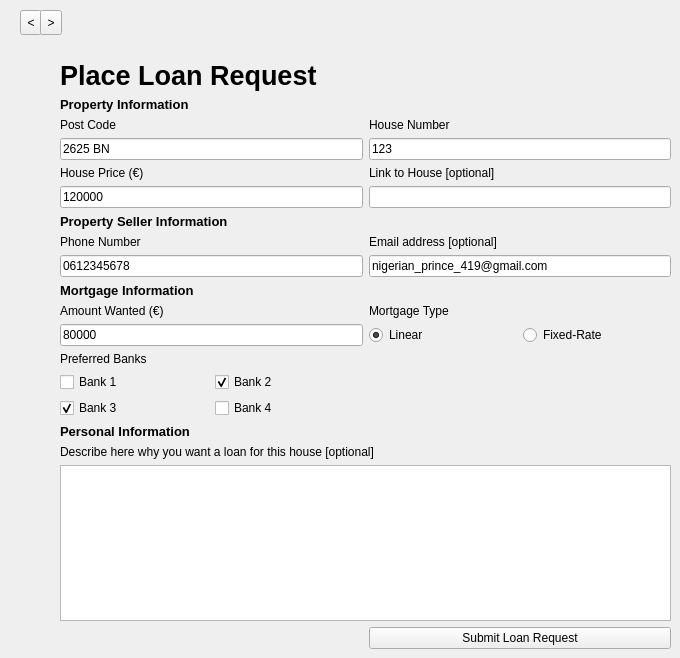
         <widget class="QWidget" name="bplr_page">
          <widget class="QWidget" name="gridLayoutWidget">
           <property name="geometry">
            <rect>
             <x>60</x>
             <y>60</y>
             <width>611</width>
             <height>589</height>
            </rect>
           </property>
           <layout class="QGridLayout" name="gridLayout">
            <item row="0" column="0">
             <widget class="QLabel" name="bplr_title_label">
              <property name="font">
               <font>
                <pointsize>20</pointsize>
                <weight>75</weight>
                <bold>true</bold>
               </font>
              </property>
              <property name="text">
               <string>Place Loan Request</string>
              </property>
             </widget>
            </item>
            <item row="3" column="1">
             <widget class="QLineEdit" name="bplr_housenumber_lineedit">
              <property name="text">
               <string>123</string>
              </property>
             </widget>
            </item>
            <item row="5" column="0">
             <widget class="QLineEdit" name="bplr_house_price_lineedit">
              <property name="text">
               <string>120000</string>
              </property>
             </widget>
            </item>
            <item row="2" column="0">
             <widget class="QLabel" name="bplr_postcode_label">
              <property name="font">
               <font>
                <pointsize>9</pointsize>
               </font>
              </property>
              <property name="text">
               <string>Post Code</string>
              </property>
             </widget>
            </item>
            <item row="3" column="0">
             <widget class="QLineEdit" name="bplr_postcode_lineedit">
              <property name="text">
               <string>2625 BN</string>
              </property>
             </widget>
            </item>
            <item row="8" column="0">
             <widget class="QLineEdit" name="bplr_seller_phone_number_lineedit">
              <property name="text">
               <string>0612345678</string>
              </property>
             </widget>
            </item>
            <item row="5" column="1">
             <widget class="QLineEdit" name="bplr_house_link_lineedit"/>
            </item>
            <item row="18" column="1">
             <widget class="QPushButton" name="bplr_submit_button">
              <property name="text">
               <string>Submit Loan Request</string>
              </property>
             </widget>
            </item>
            <item row="9" column="0">
             <widget class="QLabel" name="bplr_mortgage_information_label">
              <property name="font">
               <font>
                <pointsize>10</pointsize>
                <weight>75</weight>
                <bold>true</bold>
               </font>
              </property>
              <property name="text">
               <string>Mortgage Information</string>
              </property>
             </widget>
            </item>
            <item row="11" column="0">
             <widget class="QLineEdit" name="bplr_amount_wanted_lineedit">
              <property name="text">
               <string>80000</string>
              </property>
             </widget>
            </item>
            <item row="2" column="1">
             <widget class="QLabel" name="bplr_housenumber_label">
              <property name="font">
               <font>
                <pointsize>9</pointsize>
               </font>
              </property>
              <property name="text">
               <string>House Number</string>
              </property>
             </widget>
            </item>
            <item row="10" column="1">
             <widget class="QLabel" name="bplr_mortgage_type_label">
              <property name="font">
               <font>
                <pointsize>9</pointsize>
               </font>
              </property>
              <property name="text">
               <string>Mortgage Type</string>
              </property>
             </widget>
            </item>
            <item row="4" column="0">
             <widget class="QLabel" name="bplr_house_price_label">
              <property name="font">
               <font>
                <pointsize>9</pointsize>
               </font>
              </property>
              <property name="text">
               <string>House Price (€)</string>
              </property>
             </widget>
            </item>
            <item row="12" column="0">
             <widget class="QLabel" name="bplr_preferred_banks_label">
              <property name="text">
               <string>Preferred Banks</string>
              </property>
             </widget>
            </item>
            <item row="7" column="0">
             <widget class="QLabel" name="bplr_seller_phone_number_label">
              <property name="text">
               <string>Phone Number</string>
              </property>
             </widget>
            </item>
            <item row="10" column="0">
             <widget class="QLabel" name="bplr_amount_wanted_label">
              <property name="font">
               <font>
                <pointsize>9</pointsize>
               </font>
              </property>
              <property name="text">
               <string>Amount Wanted (€)</string>
              </property>
             </widget>
            </item>
            <item row="11" column="1">
             <layout class="QGridLayout" name="gridLayout_2">
              <item row="0" column="0">
               <widget class="QRadioButton" name="bplr_linear_radiobutton">
                <property name="text">
                 <string>Linear</string>
                </property>
                <property name="checked">
                 <bool>true</bool>
                </property>
               </widget>
              </item>
              <item row="0" column="1">
               <widget class="QRadioButton" name="bplr_fixedrate_radiobutton">
                <property name="text">
                 <string>Fixed-Rate</string>
                </property>
               </widget>
              </item>
             </layout>
            </item>
            <item row="4" column="1">
             <widget class="QLabel" name="bplr_house_link_label">
              <property name="font">
               <font>
                <pointsize>9</pointsize>
               </font>
              </property>
              <property name="text">
               <string>Link to House [optional]</string>
              </property>
             </widget>
            </item>
            <item row="1" column="0">
             <widget class="QLabel" name="bplr_property_information_label">
              <property name="font">
               <font>
                <pointsize>10</pointsize>
                <weight>75</weight>
                <bold>true</bold>
               </font>
              </property>
              <property name="text">
               <string>Property Information</string>
              </property>
             </widget>
            </item>
            <item row="17" column="0" colspan="2">
             <widget class="QTextEdit" name="bplr_description_textedit"/>
            </item>
            <item row="16" column="0" colspan="2">
             <widget class="QLabel" name="bplr_description_label">
              <property name="font">
               <font>
                <pointsize>9</pointsize>
                <weight>50</weight>
                <bold>false</bold>
               </font>
              </property>
              <property name="text">
               <string>Describe here why you want a loan for this house [optional]</string>
              </property>
             </widget>
            </item>
            <item row="15" column="0">
             <widget class="QLabel" name="bplr_personal_information_label">
              <property name="font">
               <font>
                <pointsize>10</pointsize>
                <weight>75</weight>
                <bold>true</bold>
               </font>
              </property>
              <property name="text">
               <string>Personal Information</string>
              </property>
             </widget>
            </item>
            <item row="14" column="0">
             <layout class="QGridLayout" name="gridLayout_4">
              <item row="0" column="1">
               <widget class="QCheckBox" name="bplr_bank2_checkbox">
                <property name="text">
                 <string>Bank 2</string>
                </property>
                <property name="checked">
                 <bool>true</bool>
                </property>
               </widget>
              </item>
              <item row="0" column="0">
               <widget class="QCheckBox" name="bplr_bank1_checkbox">
                <property name="text">
                 <string>Bank 1</string>
                </property>
               </widget>
              </item>
              <item row="1" column="0">
               <widget class="QCheckBox" name="bplr_bank3_checkbox">
                <property name="text">
                 <string>Bank 3</string>
                </property>
                <property name="checked">
                 <bool>true</bool>
                </property>
               </widget>
              </item>
              <item row="1" column="1">
               <widget class="QCheckBox" name="bplr_bank4_checkbox">
                <property name="text">
                 <string>Bank 4</string>
                </property>
               </widget>
              </item>
             </layout>
            </item>
            <item row="14" column="1">
             <layout class="QGridLayout" name="gridLayout_5"/>
            </item>
            <item row="6" column="0">
             <widget class="QLabel" name="bplr_property_seller_information_label">
              <property name="font">
               <font>
                <pointsize>10</pointsize>
                <weight>75</weight>
                <bold>true</bold>
               </font>
              </property>
              <property name="text">
               <string>Property Seller Information</string>
              </property>
             </widget>
            </item>
            <item row="7" column="1">
             <widget class="QLabel" name="bplr_seller_email_label">
              <property name="text">
               <string>Email address [optional]</string>
              </property>
             </widget>
            </item>
            <item row="8" column="1">
             <widget class="QLineEdit" name="bplr_seller_email_lineedit">
              <property name="text">
               <string>nigerian_prince_419@gmail.com</string>
              </property>
             </widget>
            </item>
           </layout>
          </widget>
          <widget class="QToolButton" name="prev_1">
           <property name="geometry">
            <rect>
             <x>20</x>
             <y>10</y>
             <width>22</width>
             <height>25</height>
            </rect>
           </property>
           <property name="text">
            <string>&lt;</string>
           </property>
          </widget>
          <widget class="QToolButton" name="next_1">
           <property name="geometry">
            <rect>
             <x>40</x>
             <y>10</y>
             <width>22</width>
             <height>25</height>
            </rect>
           </property>
           <property name="text">
            <string>&gt;</string>
           </property>
          </widget>
         </widget>
